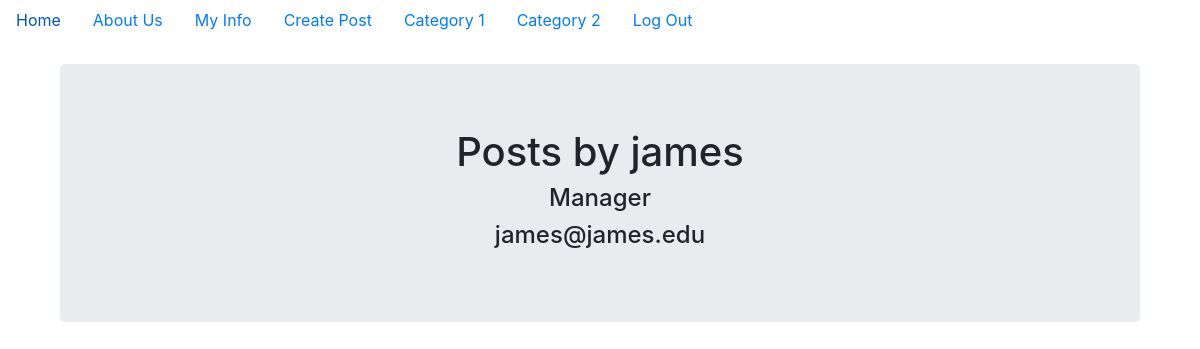
The page /posts/james (signed in) on the database as committed earlier.
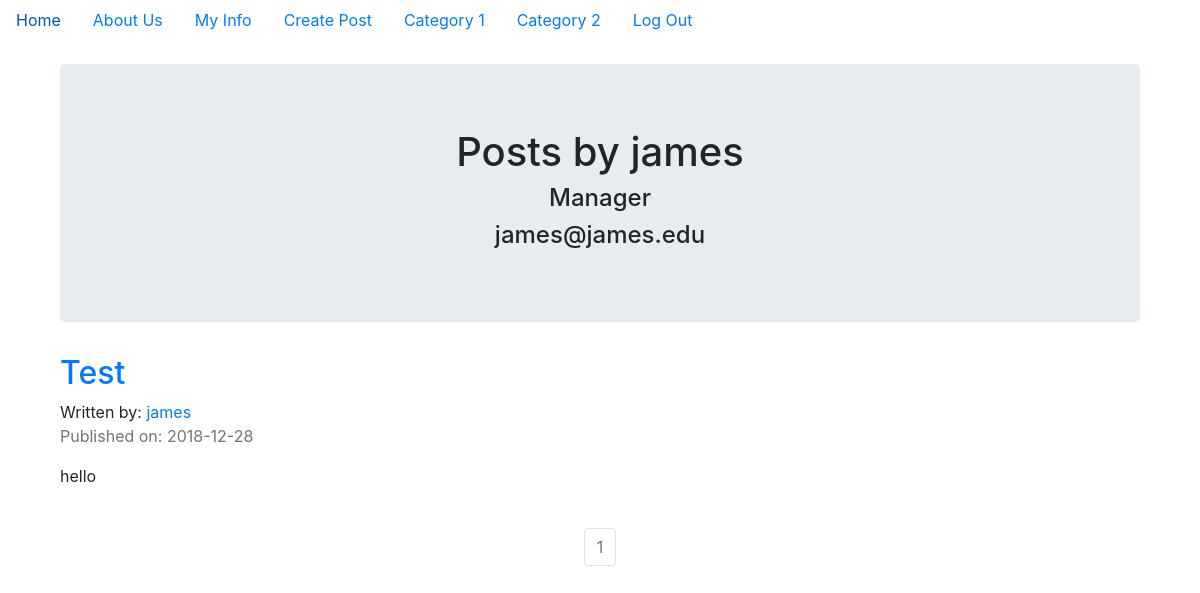
The same page on the database as committed later.
### blogApp/models.py (models this page shows, shortened)
class Post(db.Model):
    users = db.relationship(User)
    id = db.Column(db.Integer, primary_key=True)
    user_id = db.Column(db.Integer, db.ForeignKey('users.id'), nullable=False)
    date = db.Column(db.DateTime, nullable=False, default = datetime.utcnow)
    title = db.Column(db.String(128), nullable=False)
    text = db.Column(db.Text, nullable=False)

class User(db.Model, UserMixin):
    __tablename__ = 'users'
    id = db.Column(db.Integer, primary_key = True)
    email = db.Column(db.String(64), unique=True, index=True)
    username = db.Column(db.String(64), unique=True, index=True)
    position = db.Column(db.String(64), index=True)
    password_hash = db.Column(db.String(128))
    posts = db.relationship('Post', backref='author', lazy=True)

### blogApp/users/views.py (the view)
@users.route("/posts/<username>")
def user_posts(username):
    page = request.args.get('page', 1, type=int)
    user = User.query.filter_by(username=username).first_or_404()
    posts = Post.query.filter_by(author=user).order_by(Post.date.desc()).paginate(page=page, per_page=5)
    return render_template('user_posts.html', user=user, posts=posts)

### blogApp/models.py (called while the page is built)
@login_manager.user_loader
def load_user(user_id):
    return User.query.get(user_id)

### blogApp/templates/user_posts.html
{% extends "base.html" %}
{% block content %}
<div class="container">
    <div class="jumbotron">
        <div align='center'>
            <h1 >Posts by {{user.username}}</h1>
            <h4>{{ current_user.position }}</h4>
            <h4>{{ current_user.email }}</h4>
        </div>
    </div>
    {% for item in posts.items %}
        <h2><a href="{{ url_for('posts.view_post', post_id=item.id) }}">{{ item.title }}</a></h2>
        Written by: <a href="{{ url_for('users.user_posts', username=item.author.username) }}">{{ item.author.username }}</a>
        <p class="text-muted">Published on: {{ item.date.strftime('%Y-%m-%d') }}</p>
        <p>{{item.text}}</p>
        <br>
    {% endfor %}
</div>
<nav aria-label="Page navigation example">
    <ul class="pagination justify-content-center">
        {% for page_num in posts.iter_pages(left_edge=1, right_edge=1, left_current=1, right_current=2) %}
        {% if posts.page == page_num %}
        <li class="page-item disabled">
            <a class="page-link" href="{{ url_for('users.user_posts', username=user.username, page=page_num) }}">{{ page_num }}</a>
        </li>
        {% else %}
        <li class="page-item">
            <a class="page-link" href="{{ url_for('users.user_posts', username=user.username, page=page_num) }}">{{ page_num }}</a>
        </li>
        {% endif %}
        {% endfor %}
    </ul>
</nav>
{% endblock content %}

Rows that differ between the two databases and show on the page:
added Post: title "Test", author.username "james", date "2018-12-28", text "hello"
Other text that changed with them:
new list line: "1"
